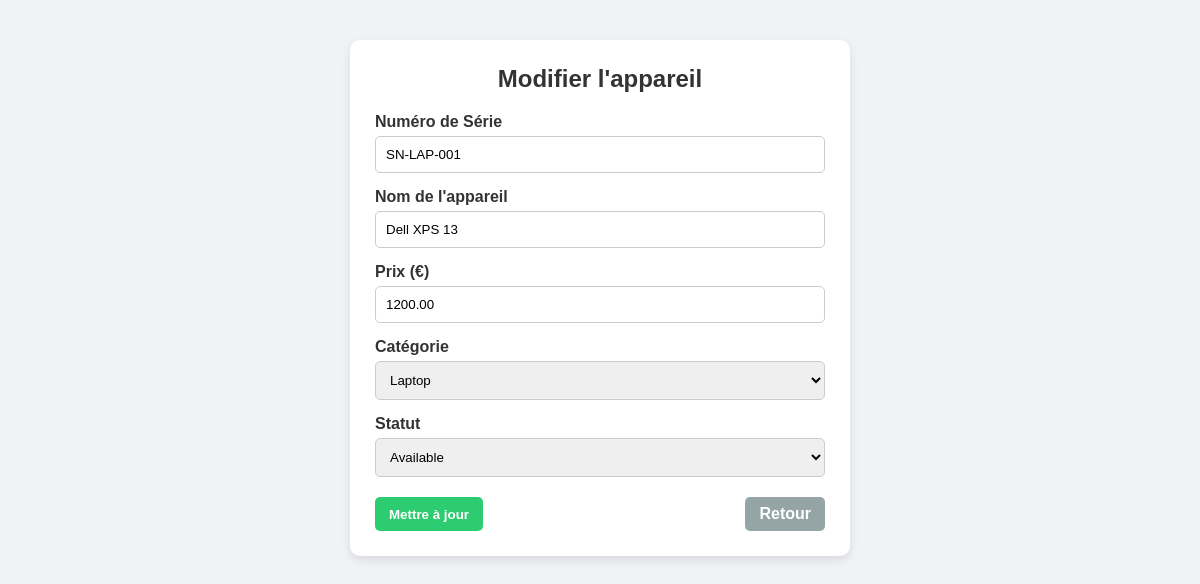
The app's page /update.php?id=10 (signed in) with its own data.
### tables this page shows
CREATE TABLE `assets` (
  `id` int(11) NOT NULL,
  `serial_number` varchar(100) DEFAULT NULL,
  `device_name` varchar(100) DEFAULT NULL,
  `price` decimal(10,2) DEFAULT NULL,
  `status` enum('Deployed','Available','Under Repair') DEFAULT NULL,
  `category_id` int(11) DEFAULT NULL
);

CREATE TABLE `categories` (
  `id` int(11) NOT NULL,
  `name` varchar(100) DEFAULT NULL
);

### update.php (the view, shortened to what this page needs)
<?php
require 'config/db.php';
$id = $_GET['id'] ?? null;
$stmt = $pdo->prepare("SELECT * FROM assets WHERE id = ?");
$stmt->execute([$id]);
$asset = $stmt->fetch();
$categories = $pdo->query("SELECT * FROM categories ORDER BY name ASC")->fetchAll();
?>
<!DOCTYPE html>
<html lang="fr">
<head>
    <link rel="stylesheet" href="assets/style.css">
</head>
<body>
<div class="container">
    <div class="form-card">
        <h2>Modifier l'appareil</h2>
        <form method="POST">
            <div class="form-group">
                <label>Numéro de Série</label>
                <input type="text" name="sn"
                    value="<?= htmlspecialchars($asset['serial_number']) ?>" required>
            </div>
            <div class="form-group">
                <label>Nom de l'appareil</label>
                <input type="text" name="name"
                    value="<?= htmlspecialchars($asset['device_name']) ?>" required>
            </div>
            <div class="form-group">
                <label>Prix (€)</label>
                <input type="number" step="0.01" name="price"
                    value="<?= htmlspecialchars($asset['price']) ?>" required>
            </div>
            <div class="form-group">
                <label>Catégorie</label>
                <select name="cat" required>
                    <?php foreach($categories as $c): ?>
                        <option value="<?= $c['id'] ?>"
                            <?= ($c['id'] == $asset['category_id']) ? 'selected' : '' ?>>
                            <?= htmlspecialchars($c['name']) ?>
                        </option>
                    <?php endforeach; ?>
                </select>
            </div>
            <div class="form-group">
                <label>Statut</label>
                <select name="status">
                    <option value="Available" <?= $asset['status'] == 'Available' ? 'selected' : '' ?>>Available</option>
                </select>
            </div>
            <div class="form-actions">
                <button type="submit" class="btn btn-save">Mettre à jour</button>
                <a href="index.php" class="btn btn-cancel">Retour</a>
            </div>
        </form>
    </div>
</div>
</body>
</html>

### assets/style.css (style rules this page uses)
* { margin: 0; padding: 0; box-sizing: border-box; }
body { font-family: Arial, sans-serif; background: #f0f2f5; color: #333; }
.container { width: 90%; margin: 40px auto; }
.btn { padding: 8px 14px; border: none; border-radius: 5px; text-decoration: none; color: white; font-weight: bold; cursor: pointer; transition: 0.3s; }
.btn-save { background: #2ecc71; }
.btn-cancel { background: #95a5a6; }
.form-card { max-width: 500px; margin: 40px auto; background: white; padding: 25px; border-radius: 10px; box-shadow: 0 4px 10px rgba(0,0,0,0.1); }
.form-card h2 { margin-bottom: 20px; }
.form-group { display: flex; flex-direction: column; margin-bottom: 15px; }
.form-group label { margin-bottom: 5px; font-weight: bold; }
.form-group input, .form-group select { padding: 10px; border: 1px solid #ccc; border-radius: 5px; transition: 0.3s; }
.form-actions { display: flex; justify-content: space-between; margin-top: 20px; }
.form-card h2 { text-align: center; }

### records on screen
assets: sn "SN-LAP-001", name "Dell XPS 13", price "1200.00", cat "Laptop", status "Available"
